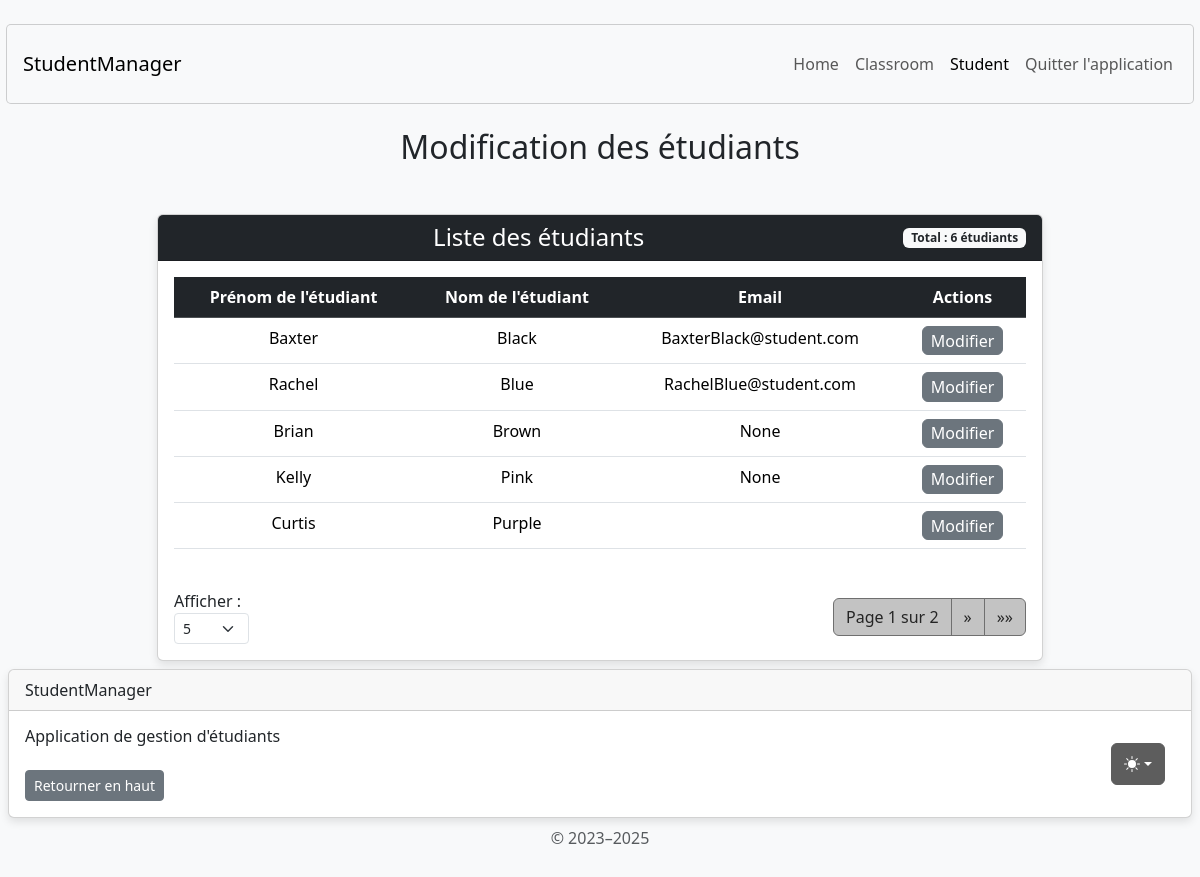
/student/update/, run on an earlier commit of the app's database.
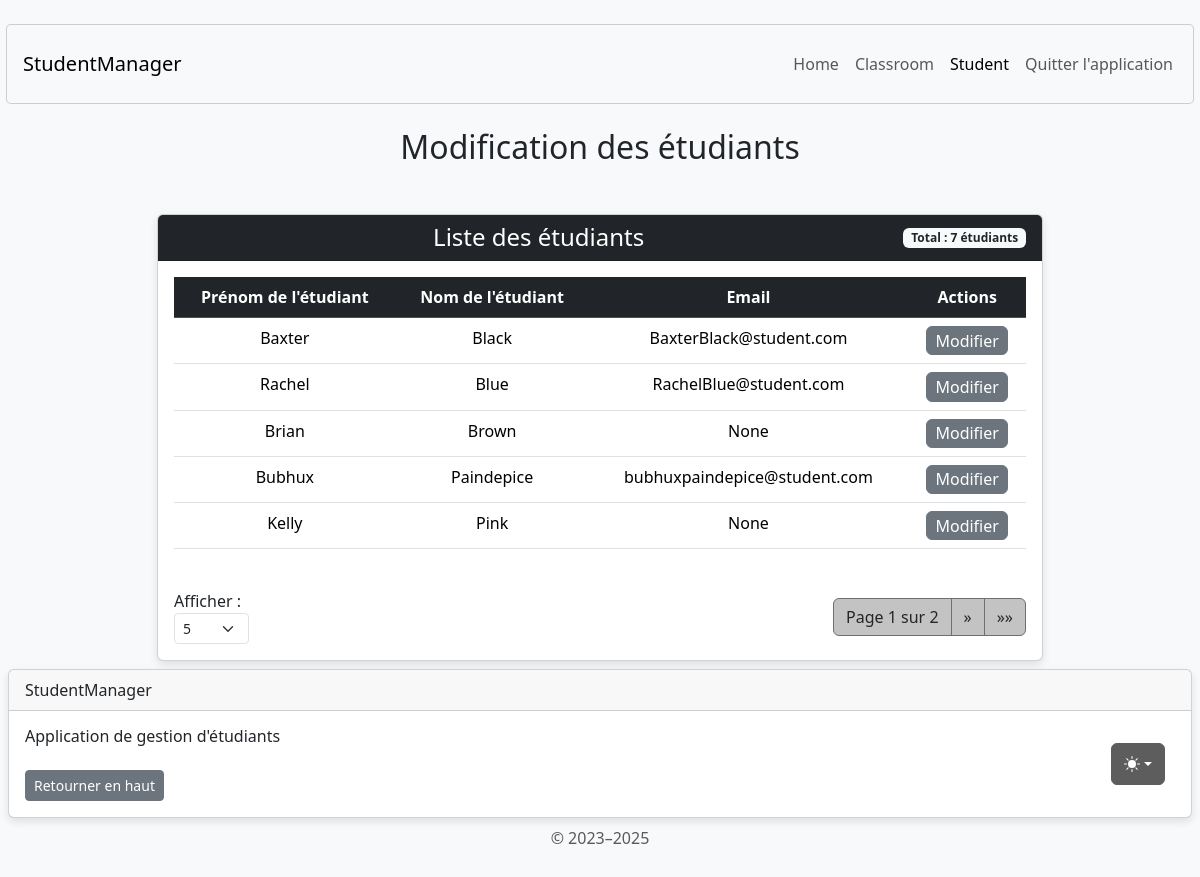
And on a later commit of the database.
### student/models.py (models this page shows, shortened)
class Student(AbstractUser):
    username = None
    email = models.EmailField('email address', unique=True, null=True, blank=True)
    USERNAME_FIELD = 'email'
    REQUIRED_FIELDS = []
    classroom = models.ForeignKey(
        Classroom,
        on_delete=models.SET_NULL,
        null=True,
        blank=True,
        related_name="students"
    )
    lessons = models.ManyToManyField(Lesson, through='StudentLesson', blank=True)
    groups = models.ManyToManyField(
        'auth.Group',
        blank=True,
        related_name='student_set',
        help_text='The groups this user belongs to.',
        verbose_name='groups'
    )
    user_permissions = models.ManyToManyField(
        'auth.Permission',
        blank=True,
        related_name='student_set_permissions',
        help_text='Specific permissions for this user.',
        verbose_name='user permissions'
    )

### student/views.py (the view, shortened to what this page needs)
# urls.py: path('student/update/', update_student_info_view, name='update_student_info'),
def update_student_info_view(request, student_id=None):
    per_page_options = [5, 10, 50, 100]
    classrooms = Classroom.objects.all()
    try:
        items_per_page = int(request.GET.get('items_per_page', 5))
        items_per_page = items_per_page if items_per_page in per_page_options else 5
    except (ValueError, TypeError):
        items_per_page = 10
    students = Student.objects.all().order_by('last_name', 'first_name')
    paginator = Paginator(students, items_per_page)
    page_number = request.GET.get('page')
    page_obj = paginator.get_page(page_number)
    context = {
        'page_obj': page_obj,
        'has_students': students.exists(),
        'items_per_page': items_per_page,
        'per_page_options': per_page_options,
        'classrooms': classrooms,
    }
    return render(request, 'student/update_student_info.html', context)

### student/templates/student/update_student_info.html (shortened to what the changed rows need)
{% extends 'home/base.html' %}
{% load static %}
{% block content %}
<body class="d-flex align-items-center py-4 bg-body-tertiary">
    <main class="container text-center">
        <h2 class="mb-4 mt-4">Modification des étudiants</h2>
        <div class="container mt-5">
            <div class="row justify-content-center">
                <div class="col-md-10">
                    <div class="card">
                        <div class="card-header bg-dark text-white d-flex justify-content-between align-items-center">
                            <h4 class="mb-0 flex-grow-1 text-center">Liste des étudiants</h4>
                            <span class="badge bg-light text-dark">
                                Total : {{ page_obj.paginator.count }} étudiants
                            </span>
                        </div>
                        <div class="card-body">
                            {% if has_students %}
                            <div class="table-responsive">
                                <table class="table table-hover">
                                    <thead class="table-dark">
                                        <tr>
                                            <th scope="col">Prénom de l'étudiant</th>
                                            <th scope="col">Nom de l'étudiant</th>
                                            <th scope="col">Email</th>
                                            <th scope="col">Actions</th>
                                        </tr>
                                    </thead>
                                    <tbody>
                                        {% for student in page_obj %}
                                        <tr>
                                            <td>{{ student.first_name }}</td>
                                            <td>{{ student.last_name }}</td>
                                            <td>{{ student.email }}</td>
                                            <td>
                                                <button type="button" class="btn btn-secondary btn-custom-hover btn-custom-padding"
                                                    data-bs-toggle="modal"
                                                    data-bs-target="#editModal{{ student.id }}">
                                                    Modifier
                                                </button>
                                            </td>
                                        </tr>
                                        {% endfor %}
                                    </tbody>
                                </table>
                            </div>
                            {% else %}
                            <div class="alert alert-info" role="alert">
                                Il n'y a pas d'étudiants à afficher.
                            </div>
                            {% endif %}
                        </div>
                    </div>
                </div>
            </div>
        </div>
    </main>
</body>
{% endblock content %}

What changed in the data, as far as the page shows it:
no longer on this page (row unchanged): Student: first_name "Curtis", last_name "Purple"
added Student: first_name "Bubhux", last_name "Paindepice", email "bubhuxpaindepice@student.com"
Also different on the page:
{{ page_obj.paginator.count }}: "6" → "7"
